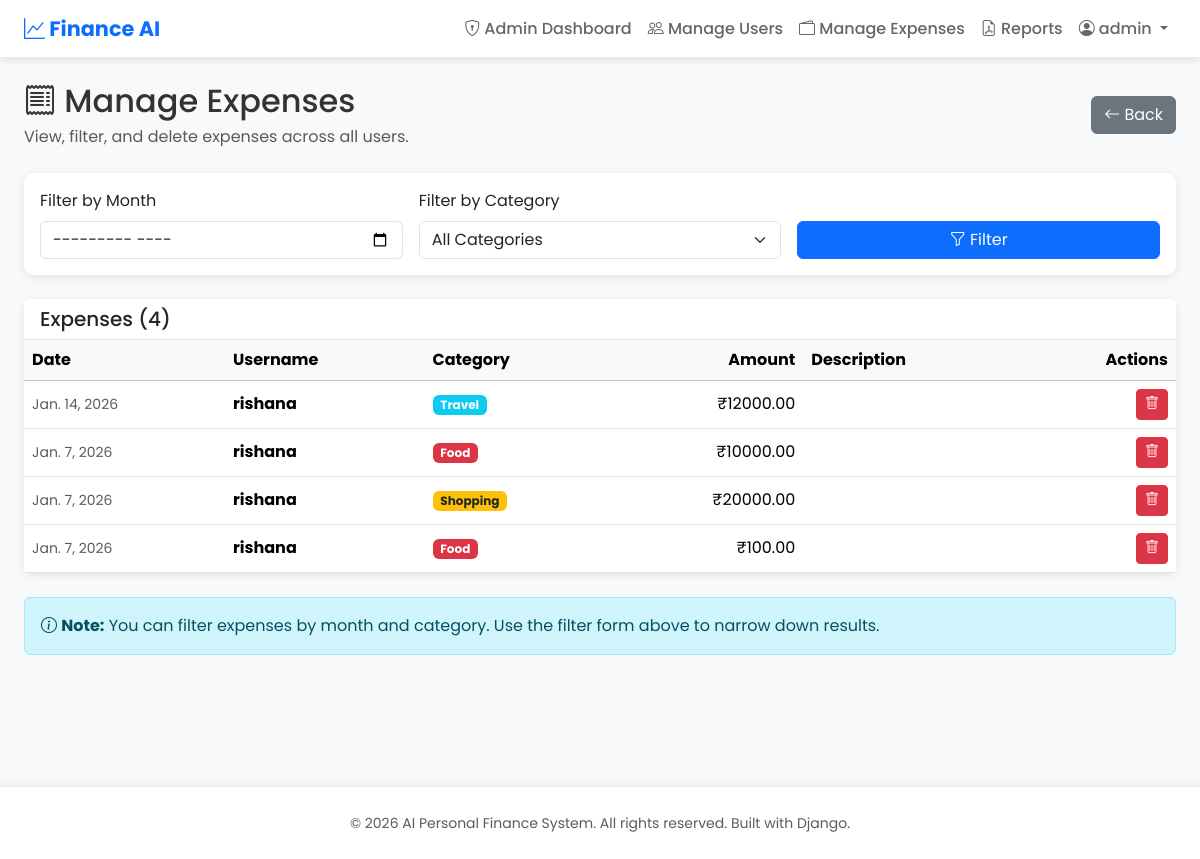
Before: /admin-panel/expenses/ (signed in) with the older database file.
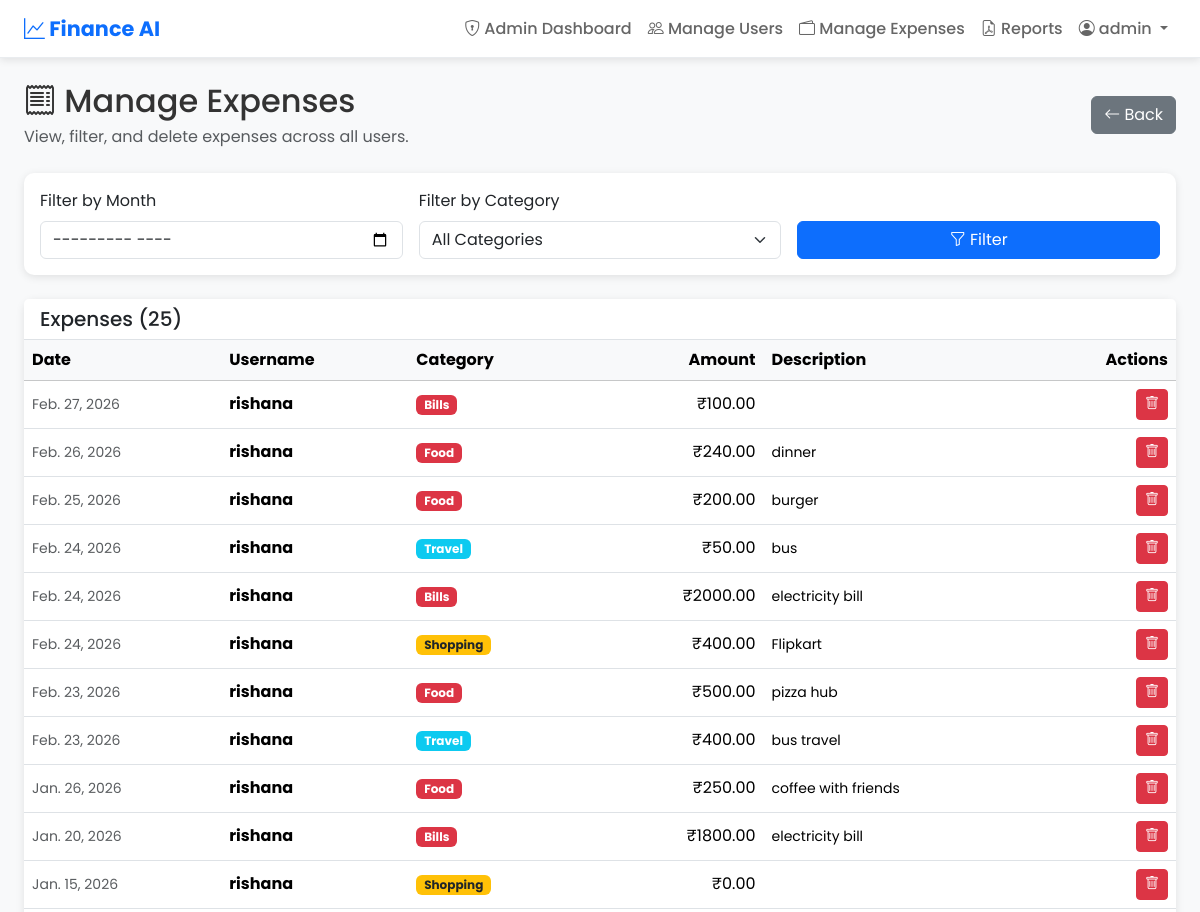
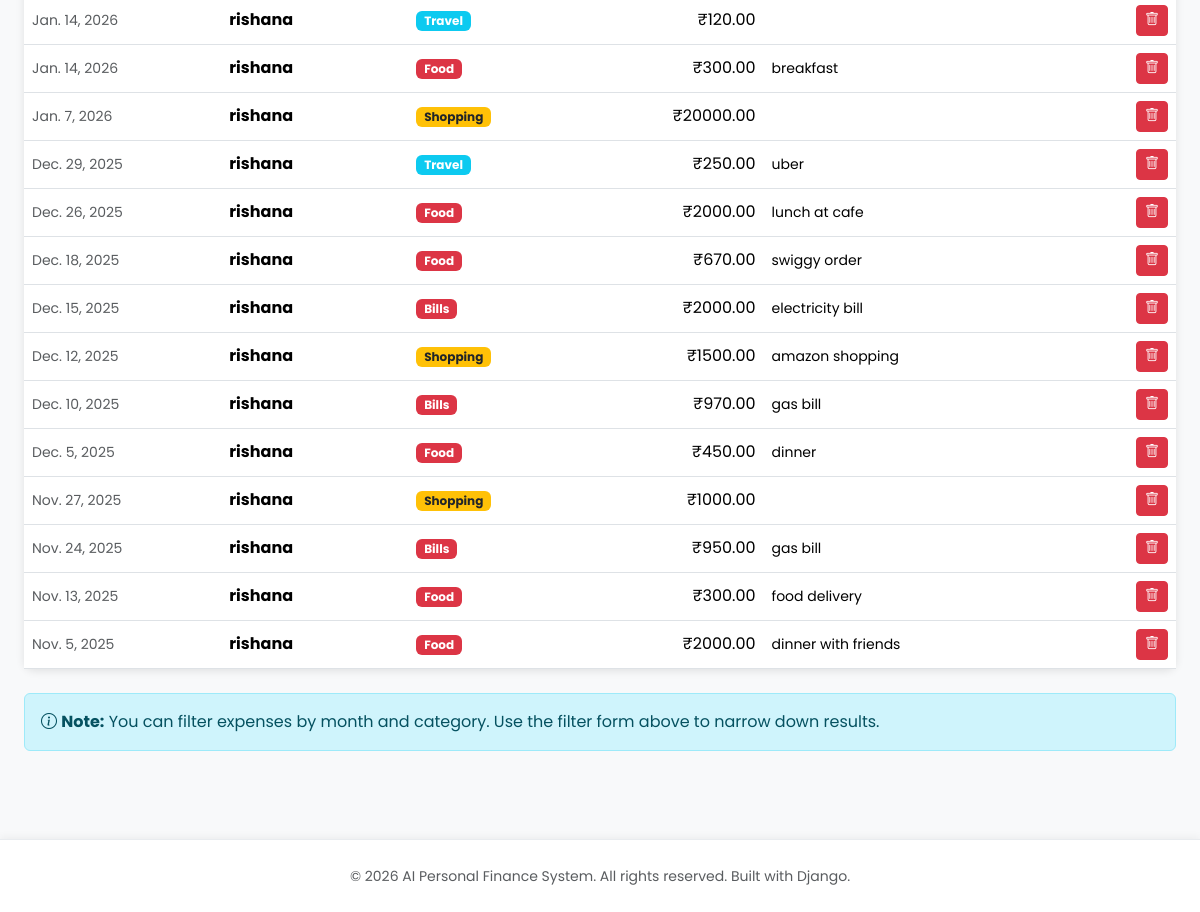
After: the same page with the newer database file (2 pictures, top to bottom).
### expenses/models.py (models this page shows, shortened)
class Expense(models.Model):
	CATEGORY_CHOICES = [
		('Food', 'Food'),
		('Travel', 'Travel'),
		('Shopping', 'Shopping'),
		('Bills', 'Bills'),
		('Others', 'Others'),
	]
	user = models.ForeignKey(User, on_delete=models.CASCADE, related_name='expenses')
	category = models.CharField(max_length=20, choices=CATEGORY_CHOICES)
	amount = models.DecimalField(
		max_digits=10,
		decimal_places=2,
		validators=[
			MinValueValidator(Decimal('0.01')),
			MaxValueValidator(Decimal('1000000.00'))
		]
	)
	description = models.TextField(blank=True)
	date = models.DateField(default=dt_date.today)
	is_anomaly = models.BooleanField(default=False)
	is_auto_categorized = models.BooleanField(default=False)
	is_ml_predicted = models.BooleanField(default=False)
	class Meta:
		ordering = ['-date', '-id']

### expenses/views_admin.py (the view, shortened to what this page needs)
@user_passes_test(is_admin, redirect_field_name=None)
def manage_expenses(request):
    if not (request.user.is_staff and request.user.is_superuser):
        return redirect('dashboard')
    expenses = Expense.objects.select_related('user').order_by('-date')
    selected_month = request.GET.get('month')
    if selected_month:
        year, month = selected_month.split('-')
        expenses = expenses.filter(date__year=int(year), date__month=int(month))
    selected_category = request.GET.get('category')
    if selected_category:
        expenses = expenses.filter(category=selected_category)
    categories = Expense.CATEGORY_CHOICES
    context = {
        'expenses': expenses,
        'categories': categories,
        'selected_month': selected_month,
        'selected_category': selected_category,
    }
    return render(request, 'admin/manage_expenses.html', context)

### expenses/views_admin.py (called while the page is built)
def is_admin(user):
    return user.is_staff and user.is_superuser

### expenses/templates/admin/manage_expenses.html (shortened to what this page needs)
{% extends 'base.html' %}
{% block content %}
<div class="d-flex justify-content-between align-items-center mb-4">
  <div>
    <h2 class="mb-1"><i class="bi bi-receipt"></i> Manage Expenses</h2>
    <p class="text-muted mb-0">View, filter, and delete expenses across all users.</p>
  </div>
  <a class="btn btn-secondary" href="{% url 'admin_dashboard' %}"><i class="bi bi-arrow-left"></i> Back</a>
</div>
<div class="card mb-4">
  <div class="card-body">
    <form method="get" class="row g-3">
      <div class="col-md-4">
        <label class="form-label fw-600">Filter by Month</label>
        <input type="month" name="month" class="form-control" value="{{ selected_month }}">
      </div>
      <div class="col-md-4">
        <label class="form-label fw-600">Filter by Category</label>
        <select name="category" class="form-select">
          <option value="">All Categories</option>
        </select>
      </div>
      <div class="col-md-4">
        <label class="form-label">&nbsp;</label>
        <button class="btn btn-primary w-100" type="submit"><i class="bi bi-funnel"></i> Filter</button>
      </div>
    </form>
  </div>
</div>
<div class="card">
  <div class="card-header bg-white border-bottom">
    <h5 class="mb-0">Expenses ({{ expenses.count }})</h5>
  </div>
  <div class="card-body p-0">
    <div class="table-responsive">
      <table class="table table-hover align-middle mb-0">
        <thead class="table-light">
          <tr>
            <th>Date</th>
            <th>Username</th>
            <th>Category</th>
            <th class="text-end">Amount</th>
            <th>Description</th>
            <th class="text-end">Actions</th>
          </tr>
        </thead>
        <tbody>
          {% for expense in expenses %}
          <tr>
            <td><small class="text-muted">{{ expense.date }}</small></td>
            <td>
              <strong>{{ expense.user.username }}</strong>
            </td>
            <td>
              <span class="badge
                {% if expense.category == 'Food' %}bg-danger
                {% elif expense.category == 'Travel' %}bg-info
                {% elif expense.category == 'Shopping' %}bg-warning text-dark
                {% elif expense.category == 'Bills' %}bg-danger
                {% else %}bg-secondary
                {% endif %}">
                {{ expense.category }}
              </span>
            </td>
            <td class="text-end fw-600">₹{{ expense.amount|floatformat:2 }}</td>
            <td><small>{{ expense.description|truncatewords:15 }}</small></td>
            <td class="text-end">
              <form method="post" class="d-inline">
                <button type="submit" name="action" value="delete" class="btn btn-sm btn-danger" onclick="return confirm('Delete this expense?');">
                  <i class="bi bi-trash"></i>
                </button>
              </form>
            </td>
          </tr>
          {% empty %}
          <tr>
            <td colspan="6" class="text-center py-4 text-muted">No expenses found.</td>
          </tr>
          {% endfor %}
        </tbody>
      </table>
    </div>
  </div>
</div>
<div class="mt-4">
  <div class="alert alert-info">
    <i class="bi bi-info-circle"></i> <strong>Note:</strong>
    You can filter expenses by month and category. Use the filter form above to narrow down results.
  </div>
</div>
{% endblock %}

### expenses/templates/base.html (shortened to what this page needs)
<!DOCTYPE html>
<html lang="en">
<head>
  <link href="https://cdn.jsdelivr.net/npm/bootstrap@5.3.3/dist/css/bootstrap.min.css" rel="stylesheet" />
  <link href="https://cdn.jsdelivr.net/npm/bootstrap-icons@1.11.1/font/bootstrap-icons.css" rel="stylesheet" />
</head>
<body>
  <nav class="navbar navbar-expand-lg sticky-top">
    <div class="container-fluid ps-4 pe-4">
      <a class="navbar-brand" href="/"><i class="bi bi-graph-up"></i> Finance AI</a>
      <div class="collapse navbar-collapse" id="navbarNav">
        <ul class="navbar-nav ms-auto">
          {% if user.is_authenticated %}
          {% if user.is_staff and user.is_superuser %}
          <li class="nav-item"><a class="nav-link active" href="/admin-panel/"><i class="bi bi-shield-lock"></i> Admin
              Dashboard</a></li>
          <li class="nav-item"><a class="nav-link" href="/admin-panel/users/"><i class="bi bi-people"></i> Manage
              Users</a></li>
          <li class="nav-item"><a class="nav-link" href="/admin-panel/expenses/"><i class="bi bi-wallet2"></i> Manage
              Expenses</a></li>
          <li class="nav-item"><a class="nav-link" href="/admin-panel/reports/"><i class="bi bi-file-earmark-pdf"></i>
              Reports</a></li>
          {% endif %}
          <li class="nav-item dropdown">
            <a class="nav-link dropdown-toggle" href="#" role="button" data-bs-toggle="dropdown" aria-expanded="false">
              <i class="bi bi-person-circle"></i> {{ user.username }}
            </a>
          </li>
          {% else %}
          <li class="nav-item"><a class="nav-link" href="/login/"><i class="bi bi-box-arrow-in-right"></i> Login</a>
          </li>
          <li class="nav-item"><a class="btn btn-primary btn-sm ms-2" href="/register/">Sign Up</a></li>
          {% endif %}
        </ul>
      </div>
    </div>
  </nav>
  <main class="container-fluid ps-4 pe-4 py-4">
    {% block content %}{% endblock %}
  </main>
  <footer class="mt-5 py-4 text-center text-muted">
    <p class="mb-0"><small>&copy; 2026 AI Personal Finance System. All rights reserved. Built with Django.</small></p>
  </footer>
</body>
</html>

### expenses/templates/base.html (style rules this page uses)
:root { --bs-primary: #0d6efd; --bs-success: #198754; --bs-light: #f8f9fa; --color-shadow: 0 2px 8px rgba(0, 0, 0, 0.1); }
body { font-family: 'Poppins', sans-serif; background-color: #f8f9fa; color: #333; }
.navbar { background: white; box-shadow: var(--color-shadow); border-bottom: 1px solid #e9ecef; }
.navbar-brand { font-weight: 700; font-size: 1.3rem; color: #0d6efd !important; }
.nav-link { color: #666 !important; font-weight: 500; transition: color 0.2s; }
.card { border: none; box-shadow: var(--color-shadow); border-radius: 10px; }
main { min-height: 85vh; }
footer { background-color: white; border-top: 1px solid #e9ecef; box-shadow: 0 -2px 8px rgba(0, 0, 0, 0.05); }

Changed rows visible on the page:
removed Expense: date "Jan. 7, 2026", user.username "rishana", category "Food", amount "10000.00"
removed Expense: date "Jan. 7, 2026", user.username "rishana", category "Food", amount "100.00"
added Expense: date "Feb. 27, 2026", user.username "rishana", category "Bills", amount "100.00"
added Expense: date "Feb. 26, 2026", user.username "rishana", category "Food", amount "240.00", description "dinner"
added Expense: date "Feb. 25, 2026", user.username "rishana", category "Food", amount "200.00", description "burger"
added Expense: date "Feb. 24, 2026", user.username "rishana", category "Travel", amount "50.00", description "bus"
added Expense: date "Feb. 24, 2026", user.username "rishana", category "Bills", amount "2000.00", description "electricity bill"
added Expense: date "Feb. 24, 2026", user.username "rishana", category "Shopping", amount "400.00", description "Flipkart"
added Expense: date "Feb. 23, 2026", user.username "rishana", category "Food", amount "500.00", description "pizza hub"
added Expense: date "Feb. 23, 2026", user.username "rishana", category "Travel", amount "400.00", description "bus travel"
added Expense: date "Jan. 26, 2026", user.username "rishana", category "Food", amount "250.00", description "coffee with friends"
added Expense: date "Jan. 20, 2026", user.username "rishana", category "Bills", amount "1800.00", description "electricity bill"
added Expense: date "Jan. 15, 2026", user.username "rishana", category "Shopping", amount "0.00"
changed Expense (number 12 of 25 on the later page): amount "12000.00" → "120.00"
added Expense: date "Jan. 14, 2026", user.username "rishana", category "Food", amount "300.00", description "breakfast"
added Expense: date "Dec. 29, 2025", user.username "rishana", category "Travel", amount "250.00", description "uber"
added Expense: date "Dec. 26, 2025", user.username "rishana", category "Food", amount "2000.00", description "lunch at cafe"
added Expense: date "Dec. 18, 2025", user.username "rishana", category "Food", amount "670.00", description "swiggy order"
added Expense: date "Dec. 15, 2025", user.username "rishana", category "Bills", amount "2000.00", description "electricity bill"
added Expense: date "Dec. 12, 2025", user.username "rishana", category "Shopping", amount "1500.00", description "amazon shopping"
added Expense: date "Dec. 10, 2025", user.username "rishana", category "Bills", amount "970.00", description "gas bill"
added Expense: date "Dec. 5, 2025", user.username "rishana", category "Food", amount "450.00", description "dinner"
added Expense: date "Nov. 27, 2025", user.username "rishana", category "Shopping", amount "1000.00"
added Expense: date "Nov. 24, 2025", user.username "rishana", category "Bills", amount "950.00", description "gas bill"
added Expense: date "Nov. 13, 2025", user.username "rishana", category "Food", amount "300.00", description "food delivery"
added Expense: date "Nov. 5, 2025", user.username "rishana", category "Food", amount "2000.00", description "dinner with friends"
Other visible differences:
{{ expenses.count }}: "4" → "25"
